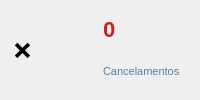
         <widget class="QFrame" name="cardCancelamentos">
          <property name="minimumHeight"><number>62</number></property><property name="maximumHeight"><number>66</number></property>
          <property name="styleSheet"><string notr="true">QFrame#cardCancelamentos{background-color:#ffffff;border:1px solid #a8c4d8;border-radius:6px;}</string></property>
          <layout class="QHBoxLayout" name="cardCancHL"><property name="leftMargin"><number>14</number></property><property name="topMargin"><number>8</number></property><property name="rightMargin"><number>14</number></property><property name="bottomMargin"><number>8</number></property>
           <item><widget class="QLabel" name="lblIconCanc"><property name="text"><string>&#10060;</string></property><property name="styleSheet"><string notr="true">font-size:22px;</string></property></widget></item>
           <item><layout class="QVBoxLayout"><property name="spacing"><number>0</number></property>
            <item><widget class="QLabel" name="lblCancelamentosValor"><property name="text"><string>0</string></property><property name="styleSheet"><string notr="true">font-size:22px;font-weight:bold;color:#cc2222;</string></property></widget></item>
            <item><widget class="QLabel" name="lblCancelamentosLabel"><property name="text"><string>Cancelamentos</string></property><property name="styleSheet"><string notr="true">font-size:11px;color:#5580a0;</string></property></widget></item>
           </layout></item>
          </layout>
         </widget>
